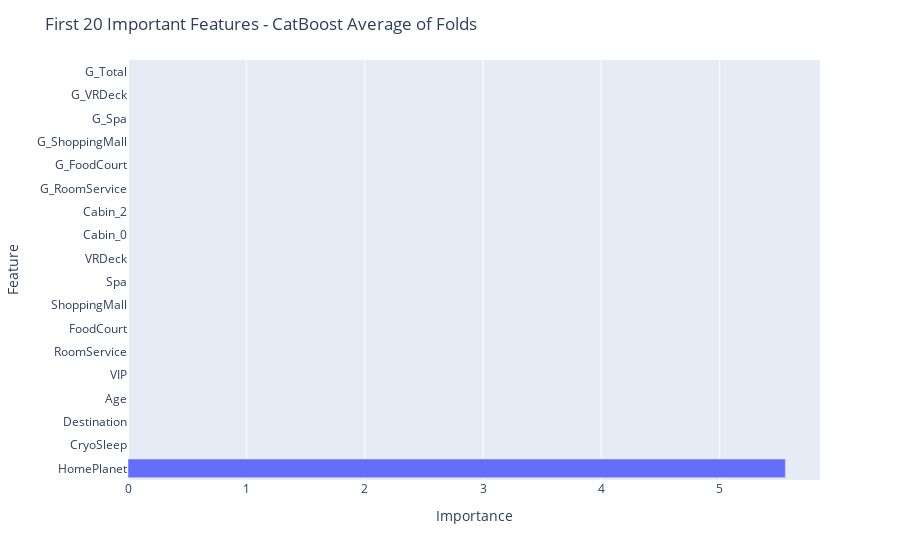

Notebook code cell kept with this figure:
### Code cell
import plotly.express as px

importance = catboost.get_feature_importance()

f_importance = pd.concat([pd.Series(X.columns.to_list(),name='Feature'),
                          pd.Series(np.mean(importance,axis=0),name="Importance")],
                         axis=1).sort_values(by='Importance',
                                             ascending=True)

fig = px.bar(f_importance.tail(20),x='Importance',y='Feature')
fig.update_layout(
    title_text="First 20 Important Features - CatBoost Average of Folds"
)
fig.show()

### Figure 1 — Plotly figure (JSON) as saved in the notebook; plotly's stock layout.template omitted (floating-point values rounded to 4 significant figures)
{"data": [{"alignmentgroup": "True", "hovertemplate": "Importance=%{x}<br>Feature=%{y}<extra></extra>", "legendgroup": "", "marker": {"color": "#636efa", "pattern": {"shape": ""}}, "name": "", "offsetgroup": "", "orientation": "h", "showlegend": false, "textposition": "auto", "type": "bar", "x": [5.556, null, null, null, null, null, null, null, null, null, null, null, null, null, null, null, null, null], "xaxis": "x", "y": ["HomePlanet", "CryoSleep", "Destination", "Age", "VIP", "RoomService", "FoodCourt", "ShoppingMall", "Spa", "VRDeck", "Cabin_0", "Cabin_2", "G_RoomService", "G_FoodCourt", "G_ShoppingMall", "G_Spa", "G_VRDeck", "G_Total"], "yaxis": "y"}], "layout": {"barmode": "relative", "legend": {"tracegroupgap": 0}, "margin": {"t": 60}, "title": {"text": "First 20 Important Features - CatBoost Average of Folds"}, "xaxis": {"anchor": "y", "domain": [0, 1], "title": {"text": "Importance"}}, "yaxis": {"anchor": "x", "domain": [0, 1], "title": {"text": "Feature"}}}}
